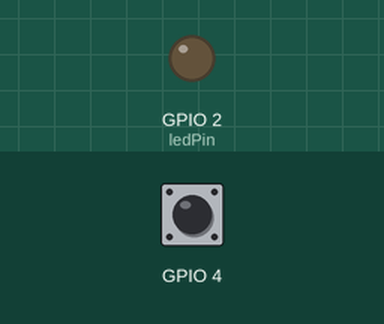
Recording of a sketch running on a simulated ESP32. Parts: output pins drawn as LEDs (lit = HIGH). The test bench sets the inputs (shaded band); at power-on: GPIO 4 HIGH.

Above: at 1.2 s.
1.3 s: GPIO 4 pulled LOW for 0.15 s
At 1.37 s:
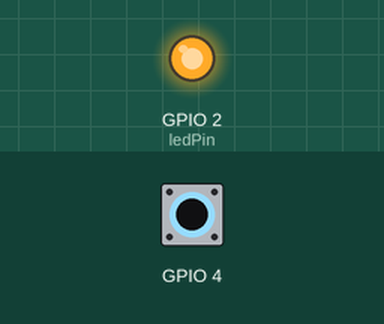
2.9 s: GPIO 4 pulled LOW for 3.2 s
At 6.8 s:
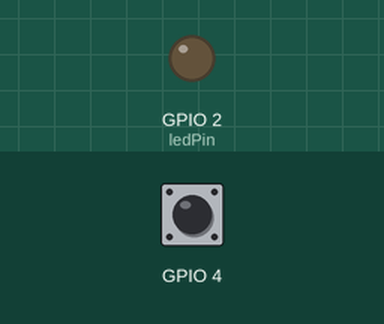
Timing chart, 0 to 8.3 s (numbered marks = the images above; inputs shaded):
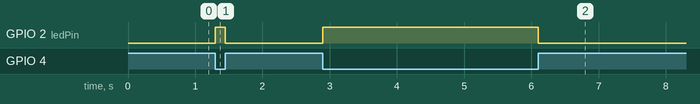

Measured:
- after the input at 1.3 s, GPIO 2 (ledPin): LOW → HIGH at once, → LOW 0.15 s later
- after the input at 2.9 s, GPIO 2 (ledPin): LOW → HIGH at once, → LOW 3.2 s later

The sketch:

Contrling_external_LED_touch_sensor.ino
```cpp
/*
This code is for controlling the extrenal LED using touch sensor(Conneted at GPIO pin number 4).
*/

// void setup() {
//     Serial.begin(115200);
// }

// void loop() {
//     Serial.println(touchRead(T0));
//     delay(1000);
// }
// above code is for checking the touch sensor.


int ledPin = 2; // for trun on and off the LED I connected it with the GPIP pin number 2.
void setup(){
    pinMode(ledPin,OUTPUT);
    digitalWrite(ledPin,LOW);
}
void loop(){
    if(touchRead(T0)<30){ // This is the value that we are getting after touching the GPIO pin 4.
      digitalWrite(ledPin,HIGH);
    }
    else{
      digitalWrite(ledPin,LOW);
    }
}
```
